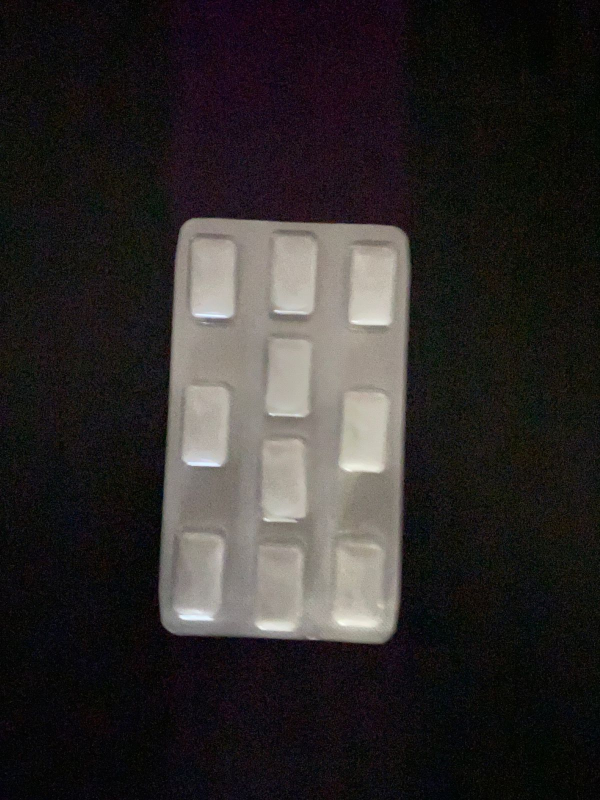
#> input picture Grises/chicles.jpeg, 1200 x 1600 px, found by its file name (shown at 1/2 size)
$ python chicles.py
#> lines starting #> are read from the running program, lines starting #| are printed output that depends on the picture
import cv2
import numpy as np

A = cv2.imread("Grises\Chicles.jpeg")
#> A is the input picture: shape (1600, 1200, 3); mean B, G, R 41.8, 42.9, 46.6
A = np.array(A, dtype=float)
M, N, L = A.shape
#> M = 1600; N = 1200; L = 3


D = np.zeros((M, N, 1), np.uint8)
B = np.zeros((M, N, 1), np.uint8)

# Convertir a escala de grises
for i in range(0, M):
    for j in range(0, N):
        D[i, j, 0] = 0.299 * A[i, j, 0] + 0.587 * A[i, j, 1] + 0.114 * A[i, j, 2]

R1 = cv2.resize(D, (738, 488))
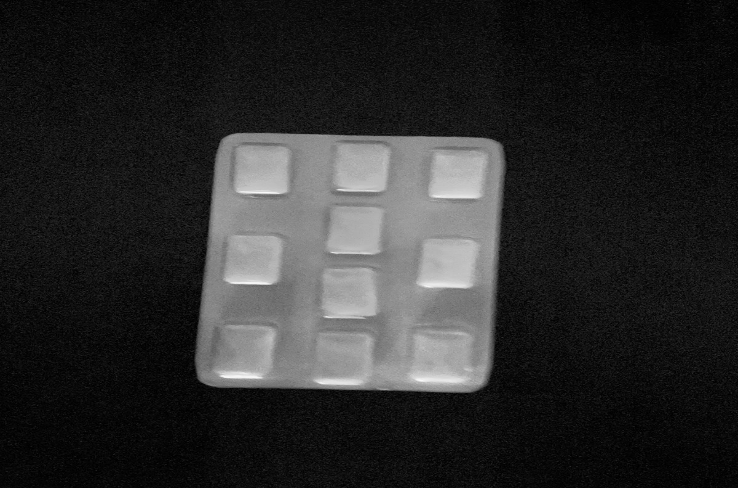
#> R1: shape (488, 738); min 0, max 250, mean 42.4
cv2.imshow('Escala de grises', R1)


for i in range(0, M):
    for j in range(0, N - 1):
        if D[i, j] > 0 and D[i,j]<50 or D[i, j] > 130 and D[i,j]<155:
            B[i,j]=0
        else:
            B[i,j]=D[i,j]
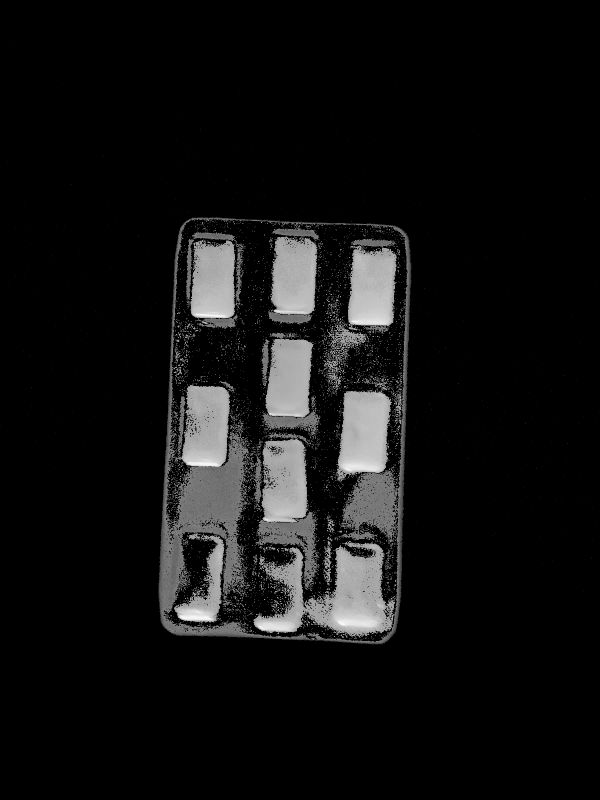
#> B: shape (1600, 1200, 1) (shown at 1/2 size); min 0, max 252, mean 17.7


R2 = cv2.resize(B, (738, 488))
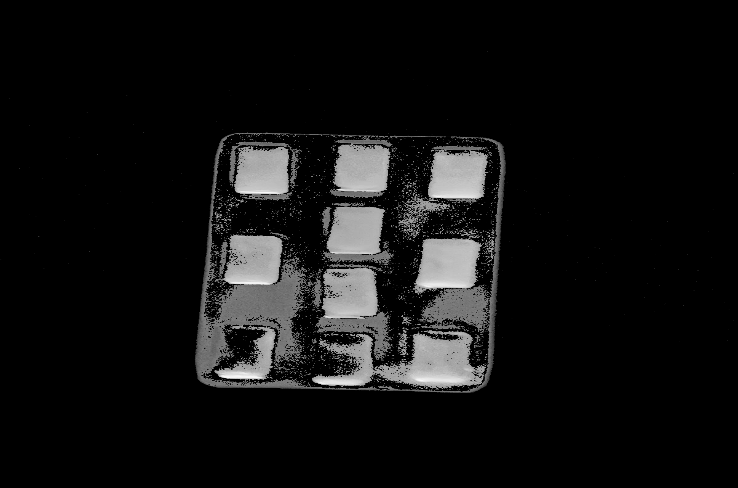
#> R2: shape (488, 738); min 0, max 250, mean 17.7
cv2.imshow('Umbral', R2)
cv2.waitKey(0)
cv2.destroyAllWindows()

cv2.imwrite('Resultados\humbral.jpeg',R2)
